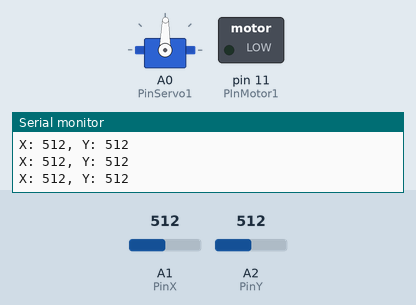
Bench run of a sketch on a simulated Arduino Uno, built with avr-gcc and run on an emulated ATmega328P. Shown: servo, switched loads named in the sketch (green lamp = pin HIGH), the last lines printed to the serial monitor. The test bench sets the inputs (shaded band); at power-on: A1 (PinX) = 512, A2 (PinY) = 512.

Above: at 1.2 s.
1.3 s: A1 (PinX) set to 986
At 1.9 s:
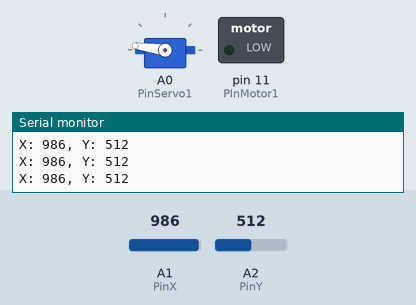
2.8 s: A1 (PinX) set to 1012
At 3.3 s:
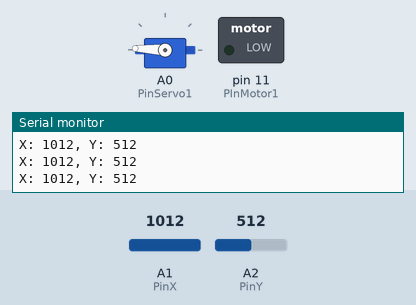
4.3 s: A2 (PinY) set to 785
5.8 s: A2 (PinY) set to 811
At 6.4 s:
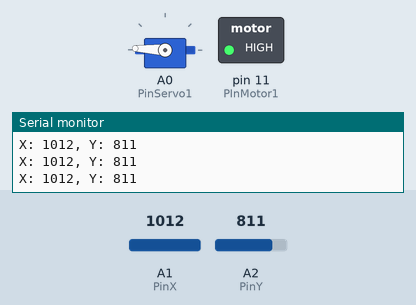
7.3 s: A1 (PinX) set to 900
At 7.7 s:
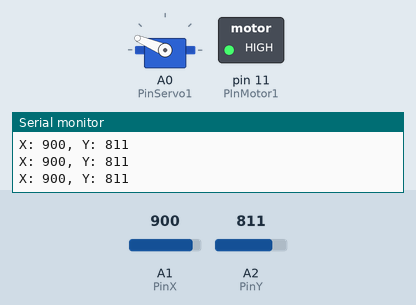
8.8 s: A2 (PinY) set to 0
At 10.3 s:
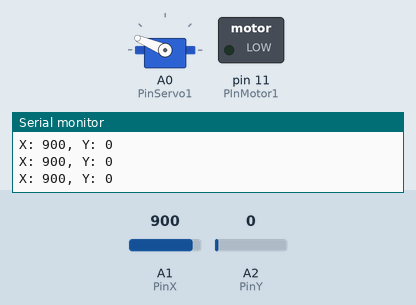
Timing chart, 0 to 11.3 s (numbered marks = the images above; inputs shaded):
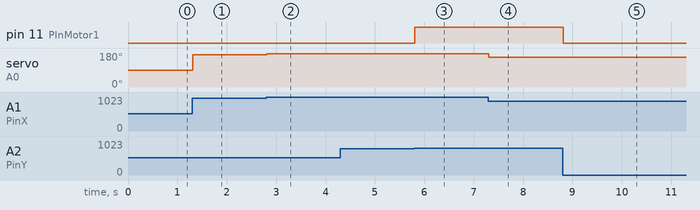

The sketch:

ServoWithJoystic.ino
```cpp
#include <Servo.h>

Servo servo1;

static int PinServo1 = A0;
static int PInMotor1 = 11;
static int PinX = A1;
static int PinY = A2;

void setup() {
  pinMode(PinX, INPUT);
  pinMode(PinY, INPUT);
  pinMode(PInMotor1, OUTPUT);

  servo1.attach(PinServo1);

  Serial.begin(9600);
  Serial.println("setup done.");
}

void loop() {
  int x = analogRead(PinX);
  int y = analogRead(PinY);

  int rot1 = map(x, 0, 1023, 0, 179);
  servo1.write(rot1);

  if (y > 800) {
    digitalWrite(PInMotor1, HIGH);
  } else {
    digitalWrite(PInMotor1, LOW);
  }

  Serial.print("X: ");
  Serial.print(x);
  Serial.print(", Y: ");
  Serial.println(y);

  delay(16);
}
```

Measured:
- the behaviour switches between 800 and 801 on A2 (PinY) (found by bisection; images 2 and 3)
- after the input at 1.3 s, servo on A0 (PinServo1): 89° → 172° at once
- after the input at 2.8 s, servo on A0 (PinServo1): 172° → 177° at once
- after the input at 5.8 s, pin 11 (PInMotor1): LOW → HIGH at once
- after the input at 7.3 s, servo on A0 (PinServo1): 177° → 157° at once
- after the input at 8.8 s, pin 11 (PInMotor1): HIGH → LOW at once
